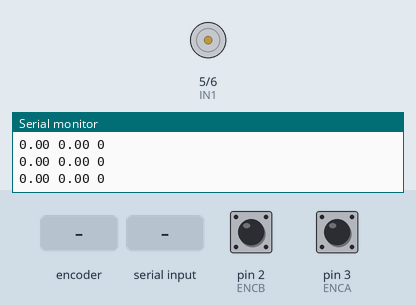
This sketch was run on a simulated Arduino Uno, built with avr-gcc and run on an emulated ATmega328P. On the bench: motor-driver pin pairs drawn as motors (green arrow = first pin HIGH = forward, orange = second pin HIGH = backward, longer = more drive, scaled by the enable pin), the last lines printed to the serial monitor. The inputs (shaded band) are chosen by the test bench; at power-on: pin 2 (ENCB) HIGH, pin 3 (ENCA) HIGH.

Above: at 1.2 s.
1.3 s: rotary encoder on pin 3 (ENCA) / pin 2 (ENCB) turned 3 steps (first pin leading)
4.3 s: "90\n" received over Serial
At 6.3 s:
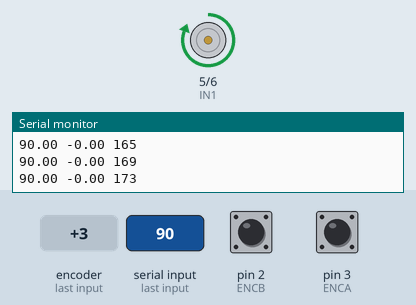
7.1 s: "1\n" received over Serial
At 7.7 s:
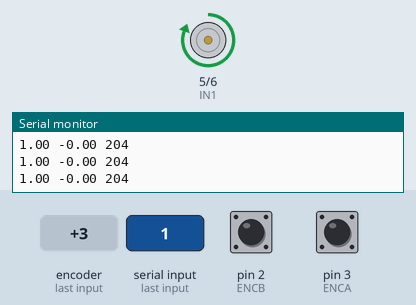
Timing chart, 0 to 10.1 s (numbered marks = the images above; inputs shaded):
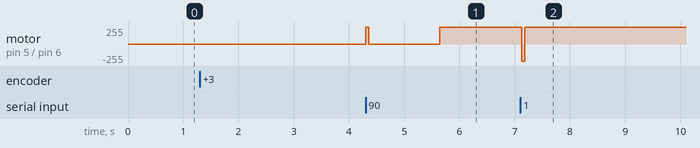

The sketch:

DC_Motor_PID.ino
```cpp
// Pins
#define ENCA 3 // Green
#define ENCB 2 //Yellow
#define PWM 4
#define IN1 5
#define IN2 6

// Globals
long prevT = 0;
int posPrev = 0;
volatile int pos_i = 0;
volatile float velocity_i = 0;
volatile long prevT_i = 0;

float v1Filt = 0;
float v1Prev = 0;
float v2Filt = 0;
float v2Prev = 0;
float vtFiltered = 0; // Referência via serial

float eintegral = 0;
float eprev = 0;
int pwr = 0;
float e = 0; // Sinal de erro na realimentação

//Ajuste os ganhos
float kp = 0.32;
float ki = 0.8;
float kd = 0.2;

float e_integral_max = 600; // Limite para o erro integral

void setup() {
  Serial.begin(115200);

  pinMode(ENCA, INPUT);
  pinMode(ENCB, INPUT);
  pinMode(PWM, OUTPUT);
  pinMode(IN1, OUTPUT);
  pinMode(IN2, OUTPUT);

  attachInterrupt(digitalPinToInterrupt(ENCA), readEncoder, RISING);
}

void loop() {
  // Verificar dados recebidos pela serial
  if(Serial.available() > 0){
    String input = Serial.readStringUntil('\n');
    vtFiltered = input.toFloat();
  }

  int pos = 0;
  float velocity2 = 0;

  // Obter posição e velocidade
  getEncoderData(pos, velocity2);

  // Calcular velocidade
  float deltaT = 0;
  float v1 = computeVelocity(pos, deltaT);

  // Filtrar sinais de velocidade
  filterVelocities(v1, velocity2);

  // Calcular o sinal de controle PID
  float u = computePID(vtFiltered, v1Filt, deltaT);

  // Configurar o motor
  controlMotor(u);

  // Saída para depuração
  debugOutput(vtFiltered, v1Filt, v1, e, pwr);

  delay(50);
}

// Função para obter posição e velocidade do encoder (mantida)
void getEncoderData(int &pos, float &velocity2) {
  noInterrupts();
  pos = pos_i;
  velocity2 = velocity_i;
  interrupts();
}

// Função para calcular velocidade (mantida)
float computeVelocity(int pos, float &deltaT) {
  long currT = micros();
  deltaT = ((float)(currT - prevT)) / 1.0e6;
  float velocity = (pos - posPrev) / deltaT;
  posPrev = pos;
  prevT = currT;
  return velocity / 600.0 * 60.0;
}

// Função para filtrar velocidades (mantida)
void filterVelocities(float v1, float v2) {
  v1Filt = 0.854 * v1Filt + 0.0728 * v1 + 0.0728 * v1Prev;
  v1Prev = v1;
  v2Filt = 0.854 * v2Filt + 0.0728 * v2 + 0.0728 * v2Prev;
  v2Prev = v2;
}

// Função PID (mantida)
float computePID(float vt1, float v1Filt, float deltaT) {
  e = vt1 - v1Filt;

  eintegral += e * deltaT;
  eintegral = constrain(eintegral, -e_integral_max, e_integral_max);

  float ederiv = (e - eprev) / deltaT;
  eprev = e;

  return kp * e + ki * eintegral + kd * ederiv;
}

// Controle do motor (mantida)
void controlMotor(float u) {
  int dir = (u < 0) ? -1 : 1;
  pwr = constrain((int)fabs(u), 0, 255);
  setMotor(dir, pwr, PWM, IN1, IN2);
}

// Saída de depuração (ajustada)
void debugOutput(float vt1, float v1Filt, float v1, float erro, int pwm) {
  Serial.print(vt1);
  Serial.print(" ");
  Serial.print(v1Filt);
  Serial.print(" ");
  Serial.print(pwm);
  Serial.println();
}

void setMotor(int dir, int pwmVal, int pwm, int in1, int in2) {
  analogWrite(pwm, pwmVal);
  digitalWrite(in1, dir == 1 ? HIGH : LOW);
  digitalWrite(in2, dir == -1 ? HIGH : LOW);
}

void readEncoder() {
  int b = digitalRead(ENCB);
  pos_i += (b > 0) ? 1 : -1;

  long currT = micros();
  float deltaT = ((float)(currT - prevT_i)) / 1.0e6;
  velocity_i = ((b > 0) ? 1 : -1) / deltaT;
  prevT_i = currT;
}
```

Measured:
- after the input at 4.3 s, motor on pin 5 (IN1) / pin 6 (IN2): stopped → forward 255/255 after 1.3 s
- after the input at 7.1 s, motor on pin 5 (IN1) / pin 6 (IN2): forward 255/255 → backward 255/255 at once, → forward 255/255 0.05 s later
